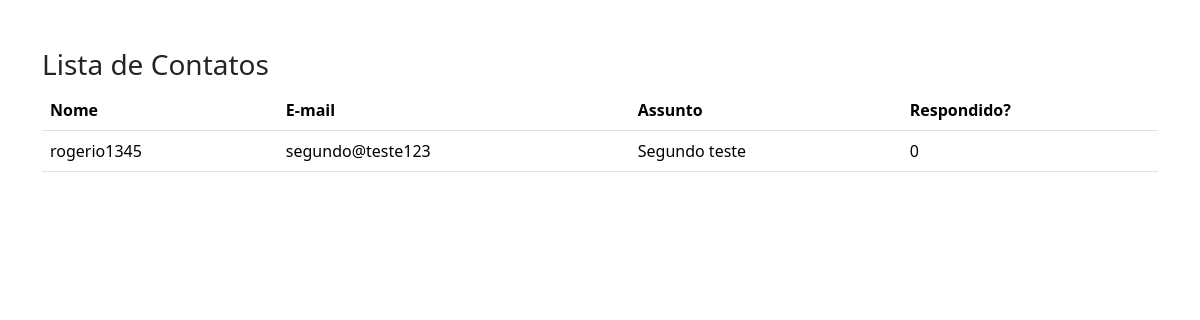
The app's page /Contato/Lista, older data.
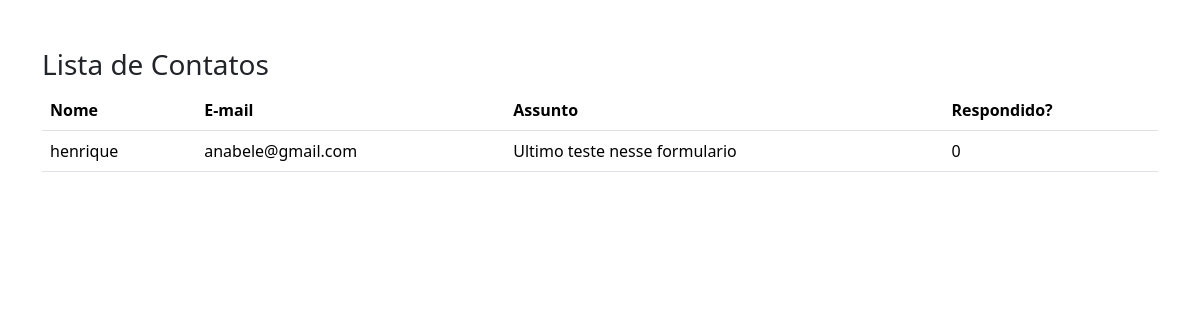
The same page, newer data.
### app/models.py (models this page shows)
class Contato(db.Model):
    id = db.Column(db.Integer,primary_key=True)
    data_envio = db.Column(db.DateTime, default=datetime.now(timezone.utc))
    nome = db.Column(db.String(100), nullable=True)
    email = db.Column(db.String(150), nullable=True)
    assunto = db.Column(db.String(100), nullable=True)
    mensagem = db.Column(db.Text, nullable=True)
    respondido = db.Column(db.Integer, default=0)

### app/views.py (the view)
@app.route('/Contato/Lista',)
def contatoLista():
    dados = Contato.query.order_by('nome').all()
    print(dados)
    context = {'dados':dados}
    return render_template('Contato_Lista.html', context=context)

### app/templates/Contato_Lista.html (shortened to what this page needs)
<!DOCTYPE html>
<html lang="pt-br">
<head>
    <link href="https://cdn.jsdelivr.net/npm/bootstrap@5.3.3/dist/css/bootstrap.min.css" rel="stylesheet">
</head>
<body>
    <div class="container mt-5">
        <div class="row">
            <h3>Lista de Contatos</h3>
            <div class="col-12">
                <table class="table">
                    <thead>
                        <tr>
                            <th>Nome</th>
                            <th>E-mail</th>
                            <th>Assunto</th>
                            <th>Respondido?</th>
                        </tr>
                    </thead>
                        <td>{{context['dados'][0].nome}}</td>
                        <td>{{context['dados'][0].email}}</td>
                        <td>{{context['dados'][0].assunto}}</td>
                        <td>{{context['dados'][0].respondido}}</td>
                </table>
            </div>
        </div>
    </div>
</body>
</html>

Row changes from the older to the newer data that the page shows:
no longer on this page (row unchanged): Contato: nome "rogerio1345", email "segundo@teste123", assunto "Segundo teste", respondido "0"
added Contato: nome "henrique", email "anabele@gmail.com", assunto "Ultimo teste nesse formulario", respondido "0"
